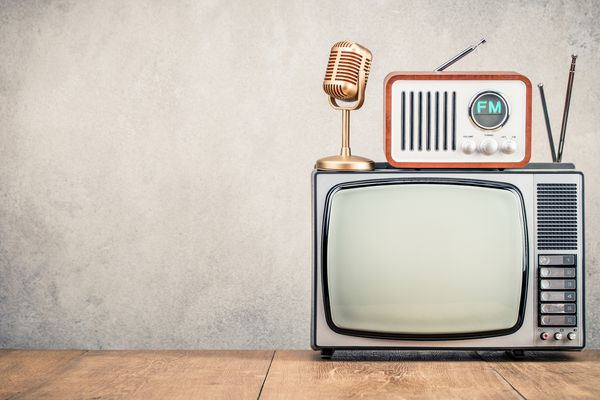
#> input picture Assignment_27/tv_noise/picture/old_tv.jpg, 600 x 400 px, found by its file name
$ python tv_noise.py
#> lines starting #> are read from the running program, lines starting #| are printed output that depends on the picture; after the words box and inside, x2 and y2 are one past the last pixel; in counts of white or black regions, pixels touching at a corner belong together
import cv2
import numpy as np
import imageio


image = cv2.imread("old_tv.jpg")
#> image is the input picture: shape (400, 600, 3); mean B, G, R 177.1, 188.1, 198.6
image = cv2.cvtColor(image , cv2.COLOR_BGR2GRAY)
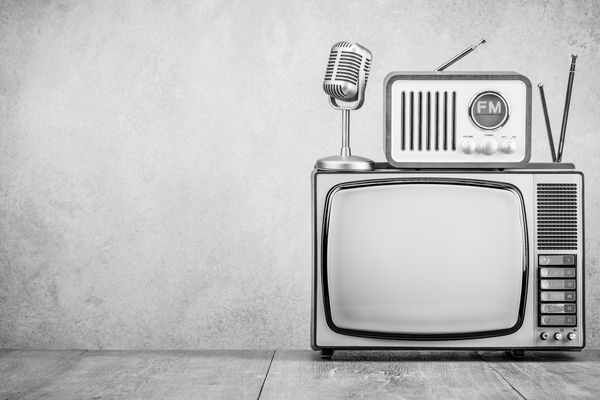
#> image: shape (400, 600); min 0, max 255, mean 190

rows, cols=image.shape
#> rows = 400; cols = 600

frames = []
while True:
    noise = np.random.random((164 , 216)) * 255
    noise = np.array(noise , dtype=np.uint8)
    image[179:343 , 317:533] = noise
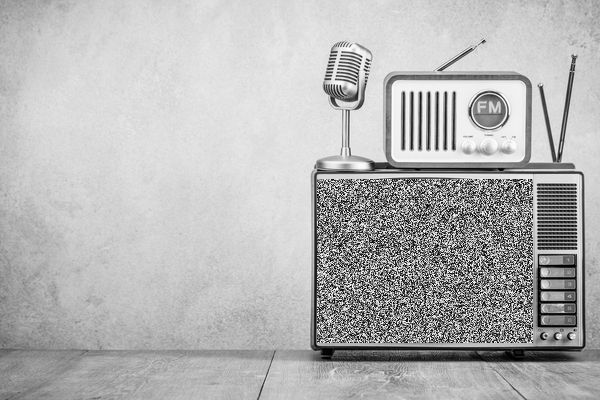
#> image: shape (400, 600); 14.7% of pixels changed, all inside (x1, y1, x2, y2) = (317, 179, 533, 343)

    new_image = cv2.cvtColor(image, cv2.COLOR_GRAY2BGR)
    frames.append(new_image)

    cv2.imshow("tv_noise" , new_image)
    if cv2.waitKey(25) & 0xFF == ord("q"):
#> (key q is pressed here)
        break

imageio.mimsave ("tv_noise.gif", frames)
